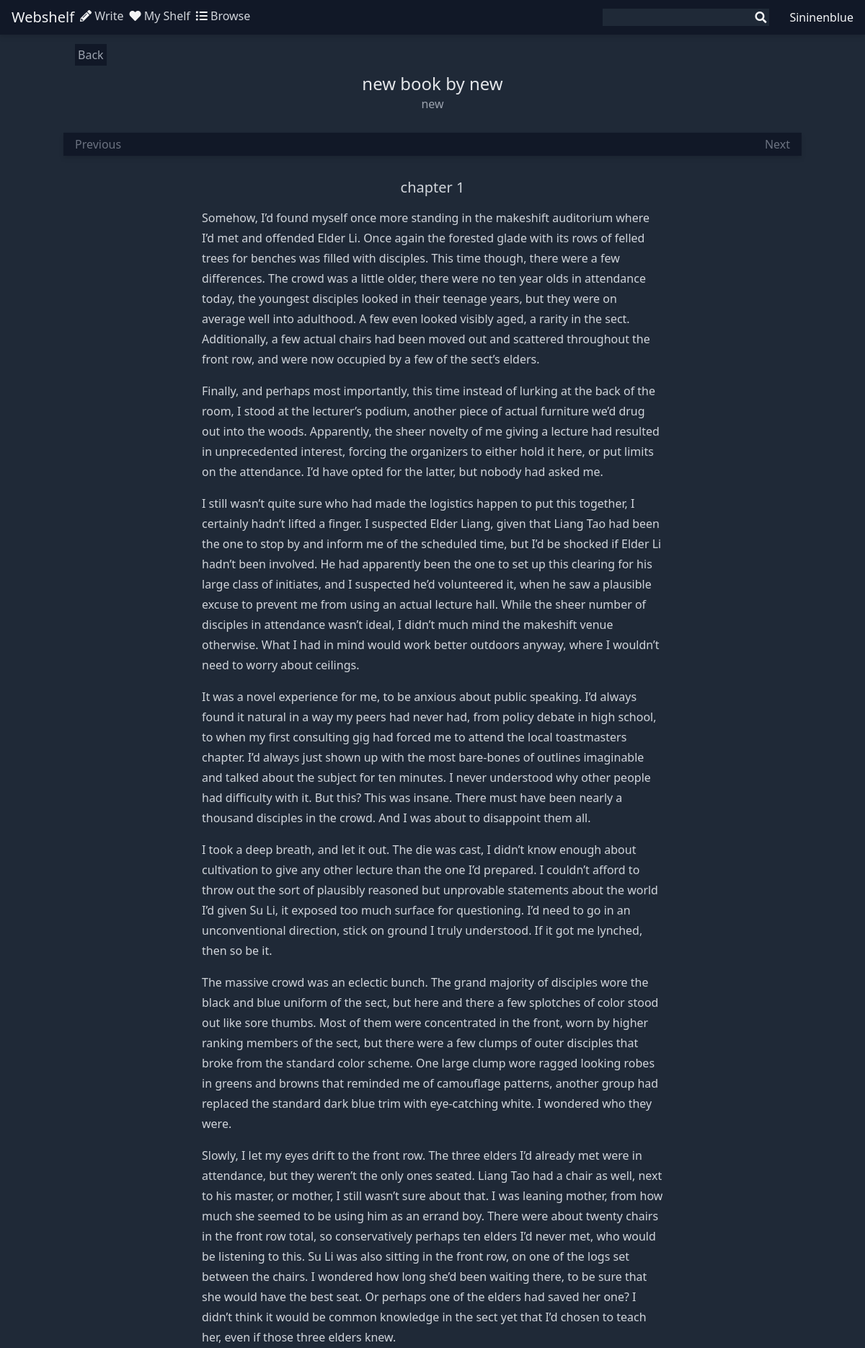
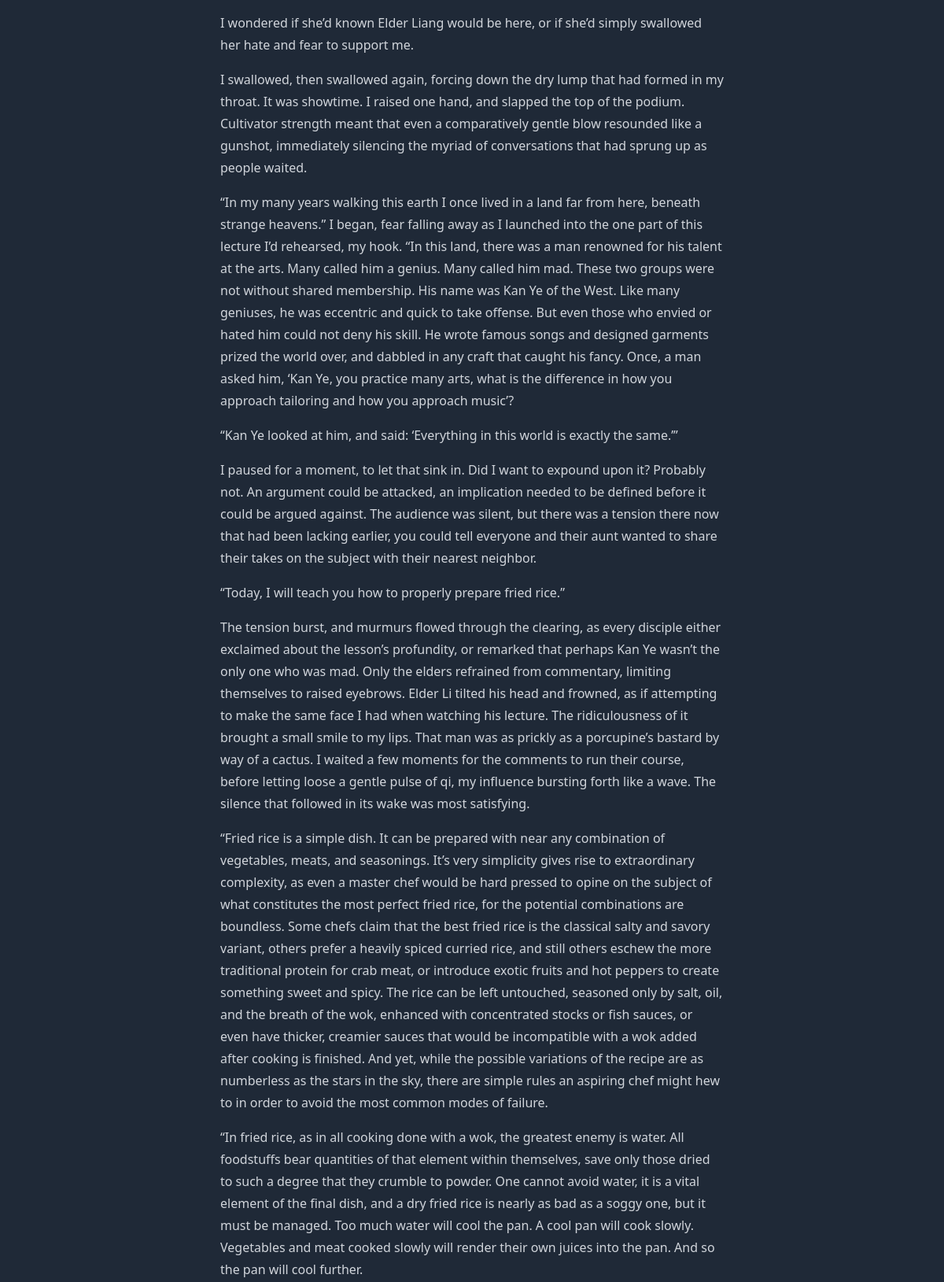
The page /book/1/ch/1/ (upper part) on the database its author committed (2 pictures, top to bottom).
### books/models.py (models this page shows)
class Chapter(models.Model):
    book = models.ForeignKey(Book, on_delete=models.CASCADE)
    chapter_number = models.IntegerField()
    title = models.CharField(max_length=256)
    content = models.TextField()

class Book(models.Model):
    author = models.ForeignKey(AuthorProfile, on_delete=models.CASCADE)
    title = models.CharField(max_length=256)
    synopsis = models.TextField(max_length=4096)
    created_date = models.DateTimeField(auto_now_add=True)
    def __str__(self):
        return self.title

### desk/models.py (models this page shows)
class AuthorProfile(models.Model):
    user = models.OneToOneField(User, on_delete=models.CASCADE)
    def __str__(self):
        return self.user.username

### books/views.py (the view)
# urls.py: path("<int:book_id>/ch/<int:chapter_number>/", views.read_chapter, name="read_chapter"),
def read_chapter(request, book_id, chapter_number):
    book = Book.objects.get(pk=book_id)
    chapter_list = Chapter.objects.filter(book=book)
    chapter = chapter_list.get(chapter_number=chapter_number)
    chapter_content = chapter.content.splitlines()
    context = {
        "book": book,
        "chapter": chapter,
        "content": chapter_content,
        "last_chapter": len(chapter_list) + 1,
    }
    return render(request, "books/chapter.html", context)

### books/templates/books/chapter.html (shortened to what this page needs)
{% extends "base.html" %}
{% block content %}
<header class="m-4">
    <a class="p-1 text-gray-400 bg-gray-900" href="{% url 'books:index' chapter.book.id %}">Back</a>
    <div class="flex flex-col h-20 items-center justify-center">
        <h1 class="text-2xl text-gray-200">{{ chapter.book }}</h1>
        <a class="text-base text-gray-400">{{ chapter.book.author }}</a>
    </div>
</header>
<nav class="flex items-center justify-between px-4 h-8 drop-shadow-md bg-gray-900 text-gray-300">
    {% if chapter.chapter_number|add:'-1' <= 0 %}
        <a class="text-gray-500">Previous</a>
    {% else %}
        <a href="{% url 'books:read_chapter' book.id chapter.chapter_number|add:'-1' %}">Previous</a>
    {% endif %}
    {% if chapter.chapter_number|add:'1' >= last_chapter %}
        <a class="text-gray-500">Next</a>
    {% else %}
        <a href="{% url 'books:read_chapter' book.id chapter.chapter_number|add:'1' %}">Next</a>
    {% endif %}
</nav>
<div class="max-w-2xl mx-auto p-4 text-gray-300 leading-7">
    <h2 class="flex h-14 justify-center items-center text-xl">{{ chapter.title }}<h2>
    {% for line in content %}
    <p class="mb-4">{{ line }}</p>
    {% endfor %}
</div>
{% endblock %}

### rows shown on the page
Chapter: book "new book by new", book.author "new", title "chapter 1"

### other values the page prints
{{ line }} "I wondered if she’d known Elder Liang would be here, or if she’d simply swallowed her hate and fear to support me." "“Kan Ye looked at him, and said: ‘Everything in this world is exactly the same.’”" "“Today, I will teach you how to properly prepare fried rice.”"
